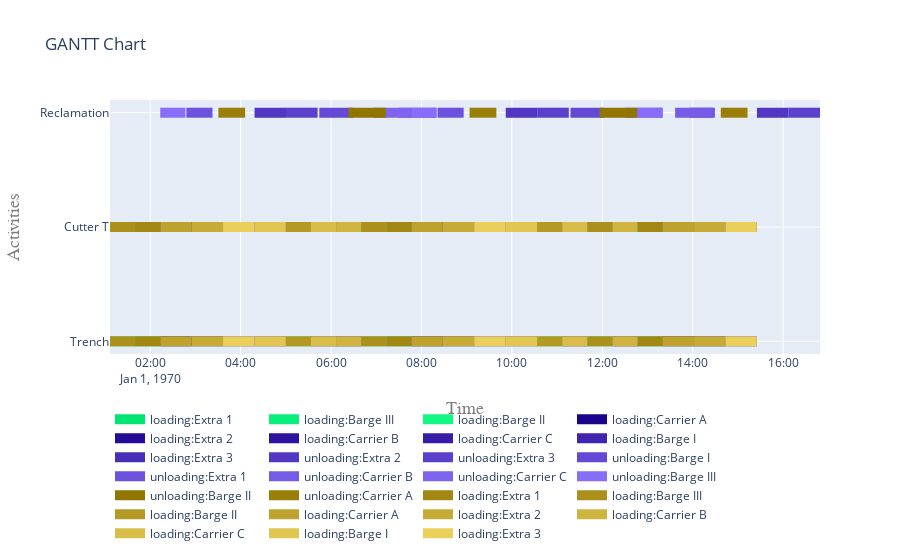

Notebook source saved alongside this figure:
### Code cell
fig = get_gantt_chart([from_site, to_site, cutter], id_map=activities)

### Figure 1 — Plotly figure (JSON) as saved in the notebook; plotly's stock layout.template omitted (floating-point values rounded to 4 significant figures)
{"data": [{"connectgaps": false, "hoverinfo": "y+name", "line": {"color": "rgb(0,230,112)", "width": 10}, "mode": "lines", "name": "loading:Extra 1", "type": "scatter", "x": ["1970-01-01T01:40:02", "1970-01-01T01:40:02", "1970-01-01T02:13:22", "1970-01-01T02:13:22", "1970-01-01T02:13:22", "1970-01-01T07:13:22", "1970-01-01T07:13:22", "1970-01-01T07:46:42", "1970-01-01T07:46:42", "1970-01-01T07:46:42", "1970-01-01T12:46:42", "1970-01-01T12:46:42", "1970-01-01T13:20:02", "1970-01-01T13:20:02", "1970-01-01T13:20:02", "1970-01-01T01:40:02", "1970-01-01T01:40:02", "1970-01-01T02:13:22", "1970-01-01T02:13:22", "1970-01-01T02:13:22", "1970-01-01T07:13:22", "1970-01-01T07:13:22", "1970-01-01T07:46:42", "1970-01-01T07:46:42", "1970-01-01T07:46:42", "1970-01-01T12:46:42", "1970-01-01T12:46:42", "1970-01-01T13:20:02", "1970-01-01T13:20:02", "1970-01-01T13:20:02"], "y": ["Trench", "Trench", "Trench", "Trench", null, "Trench", "Trench", "Trench", "Trench", null, "Trench", "Trench", "Trench", "Trench", null, "Cutter T", "Cutter T", "Cutter T", "Cutter T", null, "Cutter T", "Cutter T", "Cutter T", "Cutter T", null, "Cutter T", "Cutter T", "Cutter T", "Cutter T", null]}, {"connectgaps": false, "hoverinfo": "y+name", "line": {"color": "rgb(9,239,121)", "width": 10}, "mode": "lines", "name": "loading:Barge III", "type": "scatter", "x": ["1970-01-01T01:06:42", "1970-01-01T01:06:42", "1970-01-01T01:40:02", "1970-01-01T01:40:02", "1970-01-01T01:40:02", "1970-01-01T06:40:02", "1970-01-01T06:40:02", "1970-01-01T07:13:22", "1970-01-01T07:13:22", "1970-01-01T07:13:22", "1970-01-01T11:40:02", "1970-01-01T11:40:02", "1970-01-01T12:13:22", "1970-01-01T12:13:22", "1970-01-01T12:13:22", "1970-01-01T01:06:42", "1970-01-01T01:06:42", "1970-01-01T01:40:02", "1970-01-01T01:40:02", "1970-01-01T01:40:02", "1970-01-01T06:40:02", "1970-01-01T06:40:02", "1970-01-01T07:13:22", "1970-01-01T07:13:22", "1970-01-01T07:13:22", "1970-01-01T11:40:02", "1970-01-01T11:40:02", "1970-01-01T12:13:22", "1970-01-01T12:13:22", "1970-01-01T12:13:22"], "y": ["Trench", "Trench", "Trench", "Trench", null, "Trench", "Trench", "Trench", "Trench", null, "Trench", "Trench", "Trench", "Trench", null, "Cutter T", "Cutter T", "Cutter T", "Cutter T", null, "Cutter T", "Cutter T", "Cutter T", "Cutter T", null, "Cutter T", "Cutter T", "Cutter T", "Cutter T", null]}, {"connectgaps": false, "hoverinfo": "y+name", "line": {"color": "rgb(18,248,130)", "width": 10}, "mode": "lines", "name": "loading:Barge II", "type": "scatter", "x": ["1970-01-01T05:00:02", "1970-01-01T05:00:02", "1970-01-01T05:33:22", "1970-01-01T05:33:22", "1970-01-01T05:33:22", "1970-01-01T10:33:22", "1970-01-01T10:33:22", "1970-01-01T11:06:42", "1970-01-01T11:06:42", "1970-01-01T11:06:42", "1970-01-01T05:00:02", "1970-01-01T05:00:02", "1970-01-01T05:33:22", "1970-01-01T05:33:22", "1970-01-01T05:33:22", "1970-01-01T10:33:22", "1970-01-01T10:33:22", "1970-01-01T11:06:42", "1970-01-01T11:06:42", "1970-01-01T11:06:42"], "y": ["Trench", "Trench", "Trench", "Trench", null, "Trench", "Trench", "Trench", "Trench", null, "Cutter T", "Cutter T", "Cutter T", "Cutter T", null, "Cutter T", "Cutter T", "Cutter T", "Cutter T", null]}, {"connectgaps": false, "hoverinfo": "y+name", "line": {"color": "rgb(27,1,139)", "width": 10}, "mode": "lines", "name": "loading:Carrier A", "type": "scatter", "x": ["1970-01-01T02:13:22", "1970-01-01T02:13:22", "1970-01-01T02:55:02", "1970-01-01T02:55:02", "1970-01-01T02:55:02", "1970-01-01T07:46:42", "1970-01-01T07:46:42", "1970-01-01T08:28:22", "1970-01-01T08:28:22", "1970-01-01T08:28:22", "1970-01-01T13:20:02", "1970-01-01T13:20:02", "1970-01-01T14:01:42", "1970-01-01T14:01:42", "1970-01-01T14:01:42", "1970-01-01T02:13:22", "1970-01-01T02:13:22", "1970-01-01T02:55:02", "1970-01-01T02:55:02", "1970-01-01T02:55:02", "1970-01-01T07:46:42", "1970-01-01T07:46:42", "1970-01-01T08:28:22", "1970-01-01T08:28:22", "1970-01-01T08:28:22", "1970-01-01T13:20:02", "1970-01-01T13:20:02", "1970-01-01T14:01:42", "1970-01-01T14:01:42", "1970-01-01T14:01:42"], "y": ["Trench", "Trench", "Trench", "Trench", null, "Trench", "Trench", "Trench", "Trench", null, "Trench", "Trench", "Trench", "Trench", null, "Cutter T", "Cutter T", "Cutter T", "Cutter T", null, "Cutter T", "Cutter T", "Cutter T", "Cutter T", null, "Cutter T", "Cutter T", "Cutter T", "Cutter T", null]}, {"connectgaps": false, "hoverinfo": "y+name", "line": {"color": "rgb(36,10,148)", "width": 10}, "mode": "lines", "name": "loading:Extra 2", "type": "scatter", "x": ["1970-01-01T02:55:02", "1970-01-01T02:55:02", "1970-01-01T03:36:42", "1970-01-01T03:36:42", "1970-01-01T03:36:42", "1970-01-01T08:28:22", "1970-01-01T08:28:22", "1970-01-01T09:10:02", "1970-01-01T09:10:02", "1970-01-01T09:10:02", "1970-01-01T14:01:42", "1970-01-01T14:01:42", "1970-01-01T14:43:22", "1970-01-01T14:43:22", "1970-01-01T14:43:22", "1970-01-01T02:55:02", "1970-01-01T02:55:02", "1970-01-01T03:36:42", "1970-01-01T03:36:42", "1970-01-01T03:36:42", "1970-01-01T08:28:22", "1970-01-01T08:28:22", "1970-01-01T09:10:02", "1970-01-01T09:10:02", "1970-01-01T09:10:02", "1970-01-01T14:01:42", "1970-01-01T14:01:42", "1970-01-01T14:43:22", "1970-01-01T14:43:22", "1970-01-01T14:43:22"], "y": ["Trench", "Trench", "Trench", "Trench", null, "Trench", "Trench", "Trench", "Trench", null, "Trench", "Trench", "Trench", "Trench", null, "Cutter T", "Cutter T", "Cutter T", "Cutter T", null, "Cutter T", "Cutter T", "Cutter T", "Cutter T", null, "Cutter T", "Cutter T", "Cutter T", "Cutter T", null]}, {"connectgaps": false, "hoverinfo": "y+name", "line": {"color": "rgb(45,19,157)", "width": 10}, "mode": "lines", "name": "loading:Carrier B", "type": "scatter", "x": ["1970-01-01T06:06:42", "1970-01-01T06:06:42", "1970-01-01T06:40:02", "1970-01-01T06:40:02", "1970-01-01T06:40:02", "1970-01-01T12:13:22", "1970-01-01T12:13:22", "1970-01-01T12:46:42", "1970-01-01T12:46:42", "1970-01-01T12:46:42", "1970-01-01T06:06:42", "1970-01-01T06:06:42", "1970-01-01T06:40:02", "1970-01-01T06:40:02", "1970-01-01T06:40:02", "1970-01-01T12:13:22", "1970-01-01T12:13:22", "1970-01-01T12:46:42", "1970-01-01T12:46:42", "1970-01-01T12:46:42"], "y": ["Trench", "Trench", "Trench", "Trench", null, "Trench", "Trench", "Trench", "Trench", null, "Cutter T", "Cutter T", "Cutter T", "Cutter T", null, "Cutter T", "Cutter T", "Cutter T", "Cutter T", null]}, {"connectgaps": false, "hoverinfo": "y+name", "line": {"color": "rgb(54,28,166)", "width": 10}, "mode": "lines", "name": "loading:Carrier C", "type": "scatter", "x": ["1970-01-01T05:33:22", "1970-01-01T05:33:22", "1970-01-01T06:06:42", "1970-01-01T06:06:42", "1970-01-01T06:06:42", "1970-01-01T11:06:42", "1970-01-01T11:06:42", "1970-01-01T11:40:02", "1970-01-01T11:40:02", "1970-01-01T11:40:02", "1970-01-01T05:33:22", "1970-01-01T05:33:22", "1970-01-01T06:06:42", "1970-01-01T06:06:42", "1970-01-01T06:06:42", "1970-01-01T11:06:42", "1970-01-01T11:06:42", "1970-01-01T11:40:02", "1970-01-01T11:40:02", "1970-01-01T11:40:02"], "y": ["Trench", "Trench", "Trench", "Trench", null, "Trench", "Trench", "Trench", "Trench", null, "Cutter T", "Cutter T", "Cutter T", "Cutter T", null, "Cutter T", "Cutter T", "Cutter T", "Cutter T", null]}, {"connectgaps": false, "hoverinfo": "y+name", "line": {"color": "rgb(63,37,175)", "width": 10}, "mode": "lines", "name": "loading:Barge I", "type": "scatter", "x": ["1970-01-01T04:18:22", "1970-01-01T04:18:22", "1970-01-01T05:00:02", "1970-01-01T05:00:02", "1970-01-01T05:00:02", "1970-01-01T09:51:42", "1970-01-01T09:51:42", "1970-01-01T10:33:22", "1970-01-01T10:33:22", "1970-01-01T10:33:22", "1970-01-01T04:18:22", "1970-01-01T04:18:22", "1970-01-01T05:00:02", "1970-01-01T05:00:02", "1970-01-01T05:00:02", "1970-01-01T09:51:42", "1970-01-01T09:51:42", "1970-01-01T10:33:22", "1970-01-01T10:33:22", "1970-01-01T10:33:22"], "y": ["Trench", "Trench", "Trench", "Trench", null, "Trench", "Trench", "Trench", "Trench", null, "Cutter T", "Cutter T", "Cutter T", "Cutter T", null, "Cutter T", "Cutter T", "Cutter T", "Cutter T", null]}, {"connectgaps": false, "hoverinfo": "y+name", "line": {"color": "rgb(72,46,184)", "width": 10}, "mode": "lines", "name": "loading:Extra 3", "type": "scatter", "x": ["1970-01-01T03:36:42", "1970-01-01T03:36:42", "1970-01-01T04:18:22", "1970-01-01T04:18:22", "1970-01-01T04:18:22", "1970-01-01T09:10:02", "1970-01-01T09:10:02", "1970-01-01T09:51:42", "1970-01-01T09:51:42", "1970-01-01T09:51:42", "1970-01-01T14:43:22", "1970-01-01T14:43:22", "1970-01-01T15:25:02", "1970-01-01T15:25:02", "1970-01-01T15:25:02", "1970-01-01T03:36:42", "1970-01-01T03:36:42", "1970-01-01T04:18:22", "1970-01-01T04:18:22", "1970-01-01T04:18:22", "1970-01-01T09:10:02", "1970-01-01T09:10:02", "1970-01-01T09:51:42", "1970-01-01T09:51:42", "1970-01-01T09:51:42", "1970-01-01T14:43:22", "1970-01-01T14:43:22", "1970-01-01T15:25:02", "1970-01-01T15:25:02", "1970-01-01T15:25:02"], "y": ["Trench", "Trench", "Trench", "Trench", null, "Trench", "Trench", "Trench", "Trench", null, "Trench", "Trench", "Trench", "Trench", null, "Cutter T", "Cutter T", "Cutter T", "Cutter T", null, "Cutter T", "Cutter T", "Cutter T", "Cutter T", null, "Cutter T", "Cutter T", "Cutter T", "Cutter T", null]}, {"connectgaps": false, "hoverinfo": "y+name", "line": {"color": "rgb(81,55,193)", "width": 10}, "mode": "lines", "name": "unloading:Extra 2", "type": "scatter", "x": ["1970-01-01T04:18:32", "1970-01-01T04:18:32", "1970-01-01T05:00:22", "1970-01-01T05:00:22", "1970-01-01T05:00:22", "1970-01-01T09:51:52", "1970-01-01T09:51:52", "1970-01-01T10:33:42", "1970-01-01T10:33:42", "1970-01-01T10:33:42", "1970-01-01T15:25:12", "1970-01-01T15:25:12", "1970-01-01T16:07:02", "1970-01-01T16:07:02", "1970-01-01T16:07:02"], "y": ["Reclamation", "Reclamation", "Reclamation", "Reclamation", null, "Reclamation", "Reclamation", "Reclamation", "Reclamation", null, "Reclamation", "Reclamation", "Reclamation", "Reclamation", null]}, {"connectgaps": false, "hoverinfo": "y+name", "line": {"color": "rgb(90,64,202)", "width": 10}, "mode": "lines", "name": "unloading:Extra 3", "type": "scatter", "x": ["1970-01-01T05:00:17", "1970-01-01T05:00:17", "1970-01-01T05:42:12", "1970-01-01T05:42:12", "1970-01-01T05:42:12", "1970-01-01T10:33:37", "1970-01-01T10:33:37", "1970-01-01T11:15:32", "1970-01-01T11:15:32", "1970-01-01T11:15:32", "1970-01-01T16:06:57", "1970-01-01T16:06:57", "1970-01-01T16:48:52", "1970-01-01T16:48:52", "1970-01-01T16:48:52"], "y": ["Reclamation", "Reclamation", "Reclamation", "Reclamation", null, "Reclamation", "Reclamation", "Reclamation", "Reclamation", null, "Reclamation", "Reclamation", "Reclamation", "Reclamation", null]}, {"connectgaps": false, "hoverinfo": "y+name", "line": {"color": "rgb(99,73,211)", "width": 10}, "mode": "lines", "name": "unloading:Barge I", "type": "scatter", "x": ["1970-01-01T05:44:27", "1970-01-01T05:44:27", "1970-01-01T06:28:52", "1970-01-01T06:28:52", "1970-01-01T06:28:52", "1970-01-01T11:17:47", "1970-01-01T11:17:47", "1970-01-01T12:02:12", "1970-01-01T12:02:12", "1970-01-01T12:02:12"], "y": ["Reclamation", "Reclamation", "Reclamation", "Reclamation", null, "Reclamation", "Reclamation", "Reclamation", "Reclamation", null]}, {"connectgaps": false, "hoverinfo": "y+name", "line": {"color": "rgb(108,82,220)", "width": 10}, "mode": "lines", "name": "unloading:Extra 1", "type": "scatter", "x": ["1970-01-01T02:48:02", "1970-01-01T02:48:02", "1970-01-01T03:22:42", "1970-01-01T03:22:42", "1970-01-01T03:22:42", "1970-01-01T08:21:22", "1970-01-01T08:21:22", "1970-01-01T08:56:02", "1970-01-01T08:56:02", "1970-01-01T08:56:02", "1970-01-01T13:54:42", "1970-01-01T13:54:42", "1970-01-01T14:29:22", "1970-01-01T14:29:22", "1970-01-01T14:29:22"], "y": ["Reclamation", "Reclamation", "Reclamation", "Reclamation", null, "Reclamation", "Reclamation", "Reclamation", "Reclamation", null, "Reclamation", "Reclamation", "Reclamation", "Reclamation", null]}, {"connectgaps": false, "hoverinfo": "y+name", "line": {"color": "rgb(117,91,229)", "width": 10}, "mode": "lines", "name": "unloading:Carrier B", "type": "scatter", "x": ["1970-01-01T07:29:59", "1970-01-01T07:29:59", "1970-01-01T08:19:56", "1970-01-01T08:19:56", "1970-01-01T08:19:56", "1970-01-01T13:36:39", "1970-01-01T13:36:39", "1970-01-01T14:26:36", "1970-01-01T14:26:36", "1970-01-01T14:26:36"], "y": ["Reclamation", "Reclamation", "Reclamation", "Reclamation", null, "Reclamation", "Reclamation", "Reclamation", "Reclamation", null]}, {"connectgaps": false, "hoverinfo": "y+name", "line": {"color": "rgb(126,100,238)", "width": 10}, "mode": "lines", "name": "unloading:Carrier C", "type": "scatter", "x": ["1970-01-01T06:56:33", "1970-01-01T06:56:33", "1970-01-01T07:46:24", "1970-01-01T07:46:24", "1970-01-01T07:46:24", "1970-01-01T12:29:53", "1970-01-01T12:29:53", "1970-01-01T13:19:44", "1970-01-01T13:19:44", "1970-01-01T13:19:44"], "y": ["Reclamation", "Reclamation", "Reclamation", "Reclamation", null, "Reclamation", "Reclamation", "Reclamation", "Reclamation", null]}, {"connectgaps": false, "hoverinfo": "y+name", "line": {"color": "rgb(135,109,247)", "width": 10}, "mode": "lines", "name": "unloading:Barge III", "type": "scatter", "x": ["1970-01-01T02:13:23", "1970-01-01T02:13:23", "1970-01-01T02:46:44", "1970-01-01T02:46:44", "1970-01-01T02:46:44", "1970-01-01T07:46:43", "1970-01-01T07:46:43", "1970-01-01T08:20:04", "1970-01-01T08:20:04", "1970-01-01T08:20:04", "1970-01-01T12:46:43", "1970-01-01T12:46:43", "1970-01-01T13:20:04", "1970-01-01T13:20:04", "1970-01-01T13:20:04"], "y": ["Reclamation", "Reclamation", "Reclamation", "Reclamation", null, "Reclamation", "Reclamation", "Reclamation", "Reclamation", null, "Reclamation", "Reclamation", "Reclamation", "Reclamation", null]}, {"connectgaps": false, "hoverinfo": "y+name", "line": {"color": "rgb(144,118,0)", "width": 10}, "mode": "lines", "name": "unloading:Barge II", "type": "scatter", "x": ["1970-01-01T06:23:03", "1970-01-01T06:23:03", "1970-01-01T07:12:44", "1970-01-01T07:12:44", "1970-01-01T07:12:44", "1970-01-01T11:56:23", "1970-01-01T11:56:23", "1970-01-01T12:46:04", "1970-01-01T12:46:04", "1970-01-01T12:46:04"], "y": ["Reclamation", "Reclamation", "Reclamation", "Reclamation", null, "Reclamation", "Reclamation", "Reclamation", "Reclamation", null]}, {"connectgaps": false, "hoverinfo": "y+name", "line": {"color": "rgb(153,127,9)", "width": 10}, "mode": "lines", "name": "unloading:Carrier A", "type": "scatter", "x": ["1970-01-01T03:30:32", "1970-01-01T03:30:32", "1970-01-01T04:06:02", "1970-01-01T04:06:02", "1970-01-01T04:06:02", "1970-01-01T09:03:52", "1970-01-01T09:03:52", "1970-01-01T09:39:22", "1970-01-01T09:39:22", "1970-01-01T09:39:22", "1970-01-01T14:37:12", "1970-01-01T14:37:12", "1970-01-01T15:12:42", "1970-01-01T15:12:42", "1970-01-01T15:12:42"], "y": ["Reclamation", "Reclamation", "Reclamation", "Reclamation", null, "Reclamation", "Reclamation", "Reclamation", "Reclamation", null, "Reclamation", "Reclamation", "Reclamation", "Reclamation", null]}, {"connectgaps": false, "hoverinfo": "y+name", "line": {"color": "rgb(162,136,18)", "width": 10}, "mode": "lines", "name": "loading:Extra 1", "type": "scatter", "x": ["1970-01-01T01:40:02", "1970-01-01T01:40:02", "1970-01-01T02:13:22", "1970-01-01T02:13:22", "1970-01-01T02:13:22", "1970-01-01T07:13:22", "1970-01-01T07:13:22", "1970-01-01T07:46:42", "1970-01-01T07:46:42", "1970-01-01T07:46:42", "1970-01-01T12:46:42", "1970-01-01T12:46:42", "1970-01-01T13:20:02", "1970-01-01T13:20:02", "1970-01-01T13:20:02", "1970-01-01T01:40:02", "1970-01-01T01:40:02", "1970-01-01T02:13:22", "1970-01-01T02:13:22", "1970-01-01T02:13:22", "1970-01-01T07:13:22", "1970-01-01T07:13:22", "1970-01-01T07:46:42", "1970-01-01T07:46:42", "1970-01-01T07:46:42", "1970-01-01T12:46:42", "1970-01-01T12:46:42", "1970-01-01T13:20:02", "1970-01-01T13:20:02", "1970-01-01T13:20:02"], "y": ["Trench", "Trench", "Trench", "Trench", null, "Trench", "Trench", "Trench", "Trench", null, "Trench", "Trench", "Trench", "Trench", null, "Cutter T", "Cutter T", "Cutter T", "Cutter T", null, "Cutter T", "Cutter T", "Cutter T", "Cutter T", null, "Cutter T", "Cutter T", "Cutter T", "Cutter T", null]}, {"connectgaps": false, "hoverinfo": "y+name", "line": {"color": "rgb(171,145,27)", "width": 10}, "mode": "lines", "name": "loading:Barge III", "type": "scatter", "x": ["1970-01-01T01:06:42", "1970-01-01T01:06:42", "1970-01-01T01:40:02", "1970-01-01T01:40:02", "1970-01-01T01:40:02", "1970-01-01T06:40:02", "1970-01-01T06:40:02", "1970-01-01T07:13:22", "1970-01-01T07:13:22", "1970-01-01T07:13:22", "1970-01-01T11:40:02", "1970-01-01T11:40:02", "1970-01-01T12:13:22", "1970-01-01T12:13:22", "1970-01-01T12:13:22", "1970-01-01T01:06:42", "1970-01-01T01:06:42", "1970-01-01T01:40:02", "1970-01-01T01:40:02", "1970-01-01T01:40:02", "1970-01-01T06:40:02", "1970-01-01T06:40:02", "1970-01-01T07:13:22", "1970-01-01T07:13:22", "1970-01-01T07:13:22", "1970-01-01T11:40:02", "1970-01-01T11:40:02", "1970-01-01T12:13:22", "1970-01-01T12:13:22", "1970-01-01T12:13:22"], "y": ["Trench", "Trench", "Trench", "Trench", null, "Trench", "Trench", "Trench", "Trench", null, "Trench", "Trench", "Trench", "Trench", null, "Cutter T", "Cutter T", "Cutter T", "Cutter T", null, "Cutter T", "Cutter T", "Cutter T", "Cutter T", null, "Cutter T", "Cutter T", "Cutter T", "Cutter T", null]}, {"connectgaps": false, "hoverinfo": "y+name", "line": {"color": "rgb(180,154,36)", "width": 10}, "mode": "lines", "name": "loading:Barge II", "type": "scatter", "x": ["1970-01-01T05:00:02", "1970-01-01T05:00:02", "1970-01-01T05:33:22", "1970-01-01T05:33:22", "1970-01-01T05:33:22", "1970-01-01T10:33:22", "1970-01-01T10:33:22", "1970-01-01T11:06:42", "1970-01-01T11:06:42", "1970-01-01T11:06:42", "1970-01-01T05:00:02", "1970-01-01T05:00:02", "1970-01-01T05:33:22", "1970-01-01T05:33:22", "1970-01-01T05:33:22", "1970-01-01T10:33:22", "1970-01-01T10:33:22", "1970-01-01T11:06:42", "1970-01-01T11:06:42", "1970-01-01T11:06:42"], "y": ["Trench", "Trench", "Trench", "Trench", null, "Trench", "Trench", "Trench", "Trench", null, "Cutter T", "Cutter T", "Cutter T", "Cutter T", null, "Cutter T", "Cutter T", "Cutter T", "Cutter T", null]}, {"connectgaps": false, "hoverinfo": "y+name", "line": {"color": "rgb(189,163,45)", "width": 10}, "mode": "lines", "name": "loading:Carrier A", "type": "scatter", "x": ["1970-01-01T02:13:22", "1970-01-01T02:13:22", "1970-01-01T02:55:02", "1970-01-01T02:55:02", "1970-01-01T02:55:02", "1970-01-01T07:46:42", "1970-01-01T07:46:42", "1970-01-01T08:28:22", "1970-01-01T08:28:22", "1970-01-01T08:28:22", "1970-01-01T13:20:02", "1970-01-01T13:20:02", "1970-01-01T14:01:42", "1970-01-01T14:01:42", "1970-01-01T14:01:42", "1970-01-01T02:13:22", "1970-01-01T02:13:22", "1970-01-01T02:55:02", "1970-01-01T02:55:02", "1970-01-01T02:55:02", "1970-01-01T07:46:42", "1970-01-01T07:46:42", "1970-01-01T08:28:22", "1970-01-01T08:28:22", "1970-01-01T08:28:22", "1970-01-01T13:20:02", "1970-01-01T13:20:02", "1970-01-01T14:01:42", "1970-01-01T14:01:42", "1970-01-01T14:01:42"], "y": ["Trench", "Trench", "Trench", "Trench", null, "Trench", "Trench", "Trench", "Trench", null, "Trench", "Trench", "Trench", "Trench", null, "Cutter T", "Cutter T", "Cutter T", "Cutter T", null, "Cutter T", "Cutter T", "Cutter T", "Cutter T", null, "Cutter T", "Cutter T", "Cutter T", "Cutter T", null]}, {"connectgaps": false, "hoverinfo": "y+name", "line": {"color": "rgb(198,172,54)", "width": 10}, "mode": "lines", "name": "loading:Extra 2", "type": "scatter", "x": ["1970-01-01T02:55:02", "1970-01-01T02:55:02", "1970-01-01T03:36:42", "1970-01-01T03:36:42", "1970-01-01T03:36:42", "1970-01-01T08:28:22", "1970-01-01T08:28:22", "1970-01-01T09:10:02", "1970-01-01T09:10:02", "1970-01-01T09:10:02", "1970-01-01T14:01:42", "1970-01-01T14:01:42", "1970-01-01T14:43:22", "1970-01-01T14:43:22", "1970-01-01T14:43:22", "1970-01-01T02:55:02", "1970-01-01T02:55:02", "1970-01-01T03:36:42", "1970-01-01T03:36:42", "1970-01-01T03:36:42", "1970-01-01T08:28:22", "1970-01-01T08:28:22", "1970-01-01T09:10:02", "1970-01-01T09:10:02", "1970-01-01T09:10:02", "1970-01-01T14:01:42", "1970-01-01T14:01:42", "1970-01-01T14:43:22", "1970-01-01T14:43:22", "1970-01-01T14:43:22"], "y": ["Trench", "Trench", "Trench", "Trench", null, "Trench", "Trench", "Trench", "Trench", null, "Trench", "Trench", "Trench", "Trench", null, "Cutter T", "Cutter T", "Cutter T", "Cutter T", null, "Cutter T", "Cutter T", "Cutter T", "Cutter T", null, "Cutter T", "Cutter T", "Cutter T", "Cutter T", null]}, {"connectgaps": false, "hoverinfo": "y+name", "line": {"color": "rgb(207,181,63)", "width": 10}, "mode": "lines", "name": "loading:Carrier B", "type": "scatter", "x": ["1970-01-01T06:06:42", "1970-01-01T06:06:42", "1970-01-01T06:40:02", "1970-01-01T06:40:02", "1970-01-01T06:40:02", "1970-01-01T12:13:22", "1970-01-01T12:13:22", "1970-01-01T12:46:42", "1970-01-01T12:46:42", "1970-01-01T12:46:42", "1970-01-01T06:06:42", "1970-01-01T06:06:42", "1970-01-01T06:40:02", "1970-01-01T06:40:02", "1970-01-01T06:40:02", "1970-01-01T12:13:22", "1970-01-01T12:13:22", "1970-01-01T12:46:42", "1970-01-01T12:46:42", "1970-01-01T12:46:42"], "y": ["Trench", "Trench", "Trench", "Trench", null, "Trench", "Trench", "Trench", "Trench", null, "Cutter T", "Cutter T", "Cutter T", "Cutter T", null, "Cutter T", "Cutter T", "Cutter T", "Cutter T", null]}, {"connectgaps": false, "hoverinfo": "y+name", "line": {"color": "rgb(216,190,72)", "width": 10}, "mode": "lines", "name": "loading:Carrier C", "type": "scatter", "x": ["1970-01-01T05:33:22", "1970-01-01T05:33:22", "1970-01-01T06:06:42", "1970-01-01T06:06:42", "1970-01-01T06:06:42", "1970-01-01T11:06:42", "1970-01-01T11:06:42", "1970-01-01T11:40:02", "1970-01-01T11:40:02", "1970-01-01T11:40:02", "1970-01-01T05:33:22", "1970-01-01T05:33:22", "1970-01-01T06:06:42", "1970-01-01T06:06:42", "1970-01-01T06:06:42", "1970-01-01T11:06:42", "1970-01-01T11:06:42", "1970-01-01T11:40:02", "1970-01-01T11:40:02", "1970-01-01T11:40:02"], "y": ["Trench", "Trench", "Trench", "Trench", null, "Trench", "Trench", "Trench", "Trench", null, "Cutter T", "Cutter T", "Cutter T", "Cutter T", null, "Cutter T", "Cutter T", "Cutter T", "Cutter T", null]}, {"connectgaps": false, "hoverinfo": "y+name", "line": {"color": "rgb(225,199,81)", "width": 10}, "mode": "lines", "name": "loading:Barge I", "type": "scatter", "x": ["1970-01-01T04:18:22", "1970-01-01T04:18:22", "1970-01-01T05:00:02", "1970-01-01T05:00:02", "1970-01-01T05:00:02", "1970-01-01T09:51:42", "1970-01-01T09:51:42", "1970-01-01T10:33:22", "1970-01-01T10:33:22", "1970-01-01T10:33:22", "1970-01-01T04:18:22", "1970-01-01T04:18:22", "1970-01-01T05:00:02", "1970-01-01T05:00:02", "1970-01-01T05:00:02", "1970-01-01T09:51:42", "1970-01-01T09:51:42", "1970-01-01T10:33:22", "1970-01-01T10:33:22", "1970-01-01T10:33:22"], "y": ["Trench", "Trench", "Trench", "Trench", null, "Trench", "Trench", "Trench", "Trench", null, "Cutter T", "Cutter T", "Cutter T", "Cutter T", null, "Cutter T", "Cutter T", "Cutter T", "Cutter T", null]}, {"connectgaps": false, "hoverinfo": "y+name", "line": {"color": "rgb(234,208,90)", "width": 10}, "mode": "lines", "name": "loading:Extra 3", "type": "scatter", "x": ["1970-01-01T03:36:42", "1970-01-01T03:36:42", "1970-01-01T04:18:22", "1970-01-01T04:18:22", "1970-01-01T04:18:22", "1970-01-01T09:10:02", "1970-01-01T09:10:02", "1970-01-01T09:51:42", "1970-01-01T09:51:42", "1970-01-01T09:51:42", "1970-01-01T14:43:22", "1970-01-01T14:43:22", "1970-01-01T15:25:02", "1970-01-01T15:25:02", "1970-01-01T15:25:02", "1970-01-01T03:36:42", "1970-01-01T03:36:42", "1970-01-01T04:18:22", "1970-01-01T04:18:22", "1970-01-01T04:18:22", "1970-01-01T09:10:02", "1970-01-01T09:10:02", "1970-01-01T09:51:42", "1970-01-01T09:51:42", "1970-01-01T09:51:42", "1970-01-01T14:43:22", "1970-01-01T14:43:22", "1970-01-01T15:25:02", "1970-01-01T15:25:02", "1970-01-01T15:25:02"], "y": ["Trench", "Trench", "Trench", "Trench", null, "Trench", "Trench", "Trench", "Trench", null, "Trench", "Trench", "Trench", "Trench", null, "Cutter T", "Cutter T", "Cutter T", "Cutter T", null, "Cutter T", "Cutter T", "Cutter T", "Cutter T", null, "Cutter T", "Cutter T", "Cutter T", "Cutter T", null]}], "layout": {"hovermode": "closest", "legend": {"orientation": "h", "x": 0, "y": -0.2}, "title": {"text": "GANTT Chart"}, "xaxis": {"range": ["1970-01-01T01:06:42", "1970-01-01T16:48:52"], "title": {"font": {"color": "#7f7f7f", "family": "Courier New, monospace", "size": 18}, "text": "Time"}}, "yaxis": {"title": {"font": {"color": "#7f7f7f", "family": "Courier New, monospace", "size": 18}, "text": "Activities"}}}}
